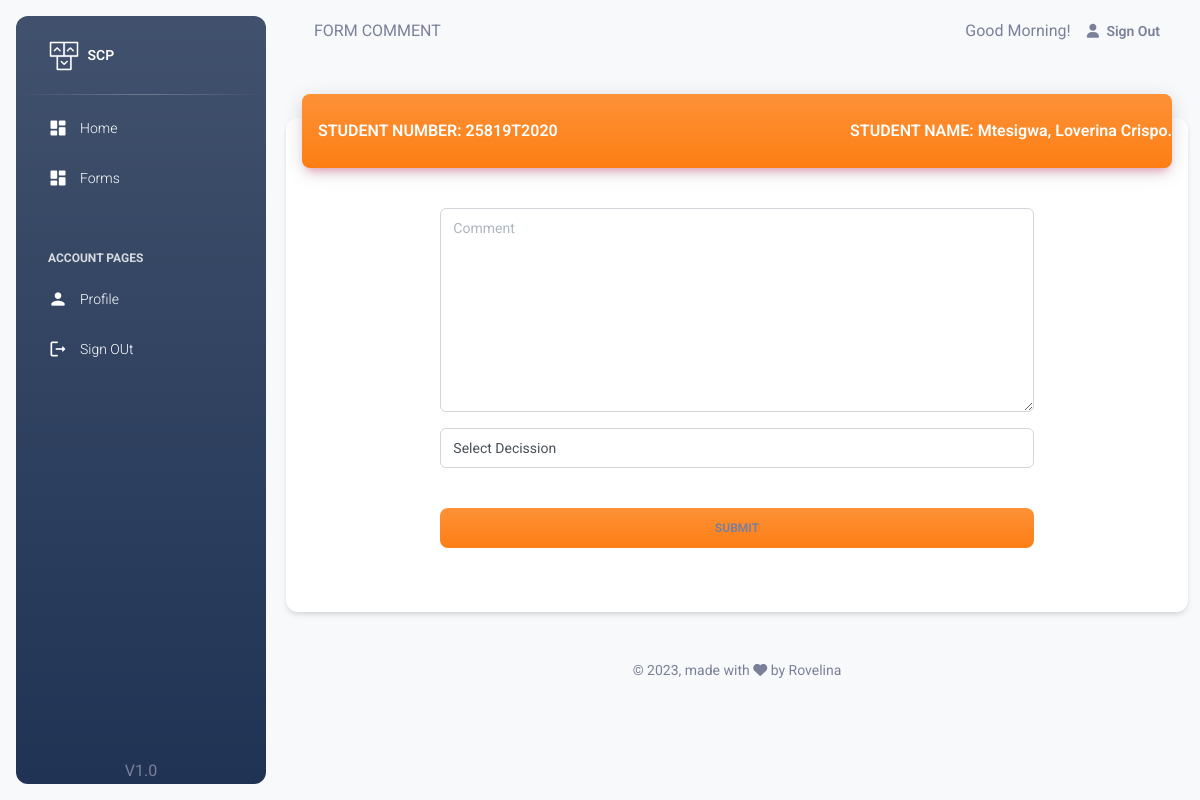
/pages/staff/comment.php?id=7 (signed in), run on the app's committed database.
### tables this page shows
CREATE TABLE `form` (
  `form_id` bigint(20) NOT NULL,
  `student` varchar(50) NOT NULL,
  `form_step` int(11) NOT NULL
);

CREATE TABLE `student` (
  `student_number` varchar(50) NOT NULL,
  `user_name` varchar(50) NOT NULL,
  `password` varchar(250) NOT NULL,
  `first_name` varchar(50) NOT NULL,
  `middle_name` varchar(50) NOT NULL,
  `last_name` varchar(50) NOT NULL,
  `gender` int(11) NOT NULL,
  `department` int(11) NOT NULL,
  `completion_year` int(11) NOT NULL,
  `image` varchar(100) NOT NULL
);

### classes/Form.php (called while the page is built, shortened)
<?php
 class Form {
    public function form_detail($id)
    {
        try{
            $db = getDB();
            $stmt = $db->prepare("SELECT
                frm.form_id,
                frm.student,
                frm.form_step,
                std.first_name,
                std.middle_name,
                std.last_name,
                std.completion_year,
                gnd.gender_name,
                dpt.department_name,
                fstp.step_name,
                std.image
            FROM form frm
            inner join student std
            on std.student_number = frm.student
            inner join  gender gnd
            on gnd.gender_id = std.gender
            inner join  department dpt
            on dpt.department_number = std.department
            inner join form_step fstp
            on fstp.step_id = frm.form_step
            WHERE frm.form_id = :form_id ");
            $stmt->bindParam("form_id", $id,PDO::PARAM_STR);
            $stmt->execute();
            $data = $stmt->fetch(PDO::FETCH_OBJ);
            return $data;
        }
        catch(PDOException $e) {
            echo '{"error":{"get_staff":'. $e->getMessage() .'}}';
        }
    }
 }
?>

### pages/staff/comment.php (the view, shortened to what this page needs)
<?php
    include('../session.php');
    $id =$_GET['id'];
    $form_detail=$form_class->form_detail($id);
?>
<!DOCTYPE html>
<html lang="en">
  <head>
    <?php include 'head.php';?>
  </head>
  <body class="g-sidenav-show  bg-gray-100">
    <?php include 'aside.php';?>
    <main class="main-content border-radius-lg ">
      <?php include 'navbar.php';?>
      <div class="container-fluid py-4">
        <div class="row">
          <div class="col-12">
            <div class="card my-4">
              <div class="card-header p-0 position-relative mt-n4 mx-3 z-index-2">
                <div style="background-color:#fd7e14" class="bg-gradient shadow-primary border-radius-lg pt-4 pb-3">
                  <div class="row">
                      <div class="col-6">
                        <h6 class="text-white  text-capitalize ps-3">STUDENT  NUMBER:   <?php  echo $form_detail->student;?></h6>
                      </div>
                      <div class="col-6 text-end ">
                      <h6 class="text-white  text-capitalize ps-3"> STUDENT NAME:   <?php  echo  $form_detail->last_name. ", ".$form_detail->first_name. " ". $form_detail->middle_name. ".";?></h6>
                      </div>
                  </div>
                </div>
              </div>
              <div class="card-body px-0 pb-2">
                <div class="row">
                  <div class="col-2"></div>
                  <div class="col-8">
                    <form role="form" action="../actions/action_comment_staff.php"  method="post"class="text-start">
                      <div class="input-group input-group-outline my-3">
                       <textarea   placeholder="Comment" id="comment" name="comment" rows="10"  required   class="form-control"></textarea>
                      </div>
                      <div class="input-group input-group-outline mb-3">
                        <select class="form-control" name="decission"  required>
                        <option value = "">Select Decission </option>
                        </select>
                      </div>
                      <div class="text-center">
                        <button  style="background-color:#fd7e14" type="submit" name="Submit"  class="btn bg-gradient w-100 my-4 mb-2">Submit</button>
                      </div>
                    </form>
                  </div>
                  <div class="col-2"></div>
                </div>
              </div>
              <div class="card-footer">
              </div>
            </div>
          </div>
        </div>
        <?php include 'footer.php';?>
      </div>
    </main>
  </body>
</html>

### data on the page
form: student "25819T2020", student.last_name "Mtesigwa", student.first_name "Loverina", student.middle_name "Crispo"

### other printed values
$page_tittle "FORM COMMENT"
